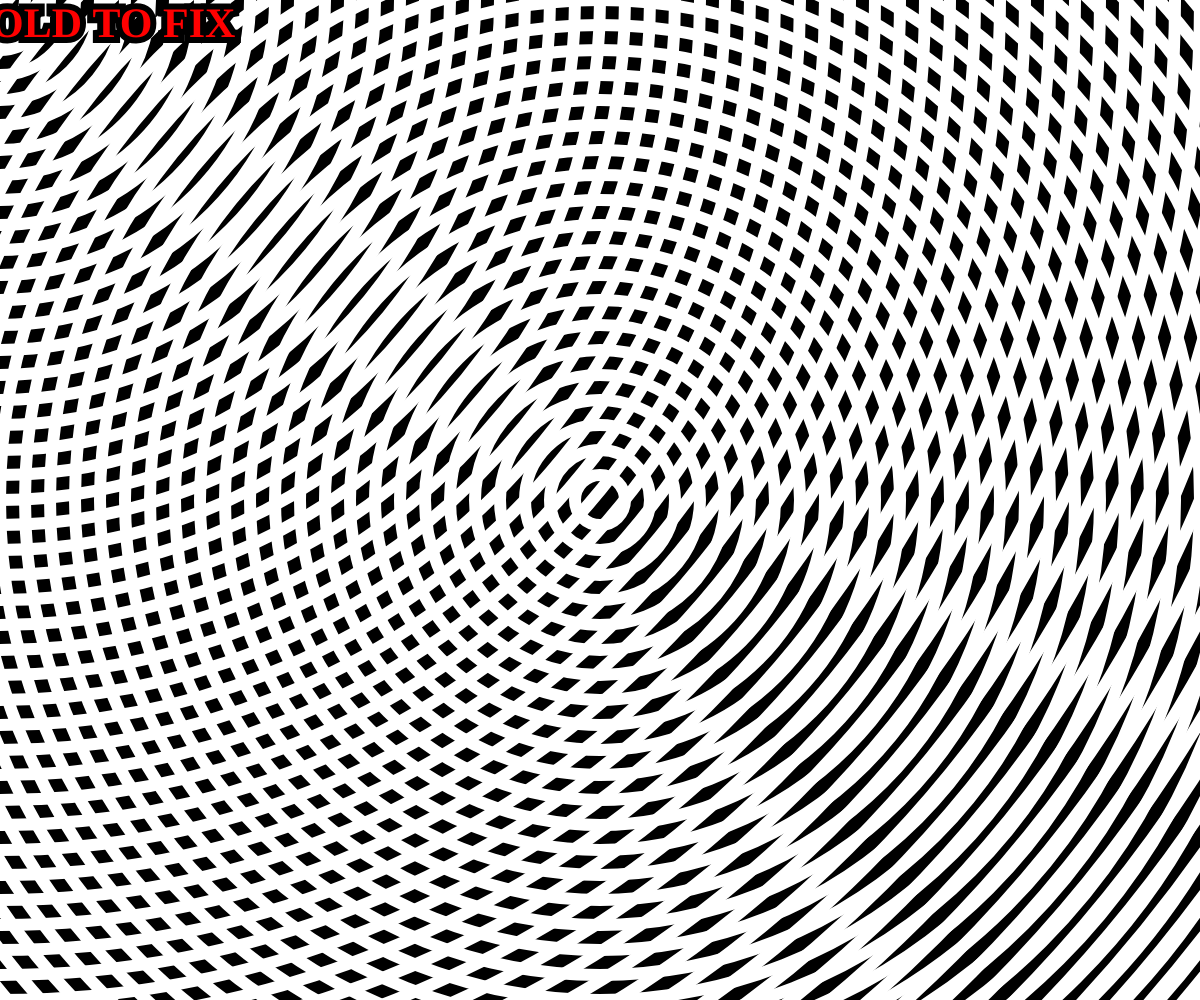
Frame 1 (no input)
Frame 60 (no input): identical to frame 1, image omitted
Frame 120 (the mouse pressed at the canvas centre since frame 60): blank canvas, image omitted

The p5.js sketch that drew this single still picture (run headless with seeded random() and noise() and a simulated clock; from frame 60 on, the mouse is pressed at the canvas centre):

// p5.js sketch
// ── sketch.js
const num = 100;

function setup() {
  createCanvas(windowWidth, windowHeight);
  textFont('Space Mono');
  
}

function draw() {
  let bgColor = map(mouseX, 0, width, 0, 255);
  let fillColor = map(mouseX, 0, width, 255, 0);
  let sw = 12;
  background(bgColor);
  strokeWeight(sw);
  noFill();

  // Hide Everything
  let hide = 0;
  sw = 12;
  if (mouseIsPressed) {
  hide = 255;
  sw = 0;
  str = '*_*';
  } else {
  hide = 0;
  sw = 12;
  str = 'EYES HURTING?\nCLICK & HOLD TO FIX';
  }

  // Circles
  noFill();
  for (let i=0; i<num; i++) {
    stroke(fillColor);
    strokeWeight(sw);
    let cw = 50 + i * 50;
    circle(width/2, height/2, cw);
    circle(mouseX, mouseY, cw);

  }
  
  // Text Follows Mouse
  strokeWeight(sw);
  stroke(bgColor);
  fill(255,0,0);
  textSize(42);
  textStyle(BOLD);
  textAlign(CENTER, CENTER);
  text(str, mouseX, mouseY);

}


function windowResized() {
  resizeCanvas(windowWidth, windowHeight);
}
// ── style.css
html, body {
  margin: 0;
  padding: 0;
}
body {
  font-family: 'Space Mono', monospace; 
}

canvas {
  display: block;
}
